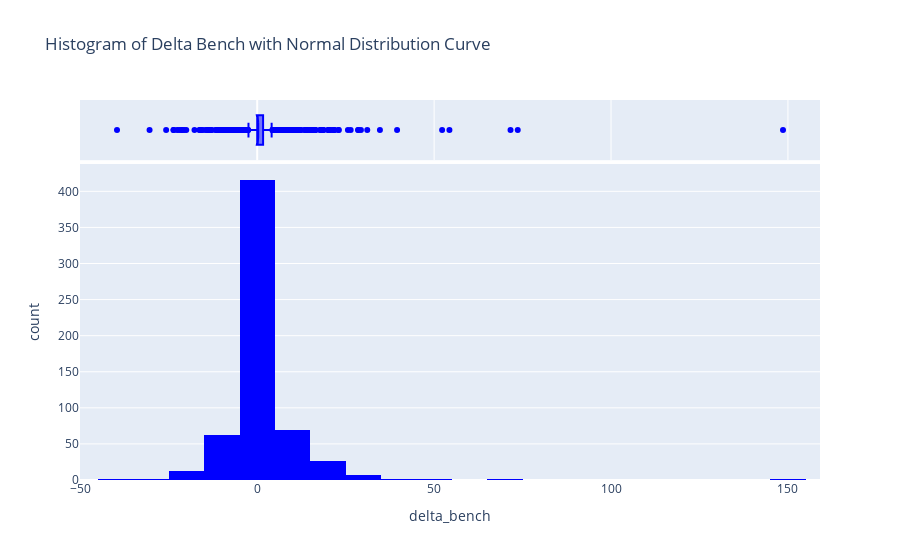

Notebook code for this chart:
### Code cell
import plotly.express as px
import scipy.stats as stats

# Create histogram with blue color
fig = px.histogram(df_graph.loc[df_graph.Strategy == 'Med Atacadao'], x='delta_bench', nbins=30, marginal='box', 
                   title='Histogram of Delta Bench with Normal Distribution Curve', color_discrete_sequence=['blue'])

# Add a smooth line for the normal distributi
# Show the figure
fig.show()

### Figure 1 — Plotly figure (JSON) as saved in the notebook; plotly's stock layout.template omitted (floating-point values rounded to 4 significant figures; data arrays with more than 128 entries replaced by an {"elided": "..."} marker saying what was removed)
{"data": [{"alignmentgroup": "True", "bingroup": "x", "hovertemplate": "delta_bench=%{x}<br>count=%{y}<extra></extra>", "legendgroup": "", "marker": {"color": "blue"}, "name": "", "nbinsx": 30, "offsetgroup": "", "orientation": "v", "showlegend": false, "type": "histogram", "x": {"elided": "603 float values"}, "xaxis": "x", "yaxis": "y"}, {"alignmentgroup": "True", "hovertemplate": "delta_bench=%{x}<extra></extra>", "legendgroup": "", "marker": {"color": "blue"}, "name": "", "notched": true, "offsetgroup": "", "showlegend": false, "type": "box", "x": {"elided": "603 float values"}, "xaxis": "x2", "yaxis": "y2"}], "layout": {"barmode": "relative", "legend": {"tracegroupgap": 0}, "title": {"text": "Histogram of Delta Bench with Normal Distribution Curve"}, "xaxis": {"anchor": "y", "domain": [0, 1], "title": {"text": "delta_bench"}}, "xaxis2": {"anchor": "y2", "domain": [0, 1], "matches": "x", "showgrid": true, "showticklabels": false}, "yaxis": {"anchor": "x", "domain": [0, 0.8316], "title": {"text": "count"}}, "yaxis2": {"anchor": "x2", "domain": [0.8416, 1], "matches": "y2", "showgrid": false, "showline": false, "showticklabels": false, "ticks": ""}}}
